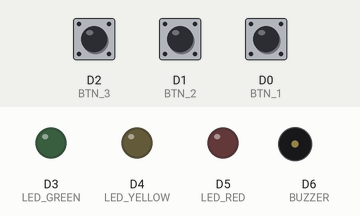
A sketch run on a simulated ESP8266 (NodeMCU). Shown: output pins drawn as LEDs (lit = HIGH), buzzer (waves = sounding). The test bench sets the inputs (shaded band); at power-on: D2 (BTN_3) HIGH, D1 (BTN_2) HIGH, D0 (BTN_1) HIGH.

Above: at 1.5 s.
1.6 s: D2 (BTN_3) pulled LOW for 0.15 s
At 2.1 s:
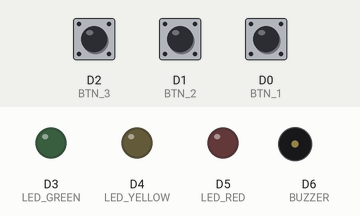
3.3 s: D1 (BTN_2) pulled LOW for 0.15 s
At 4.6 s:
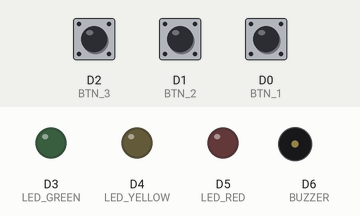
5.0 s: D0 (BTN_1) pulled LOW for 0.15 s
At 5.9 s:
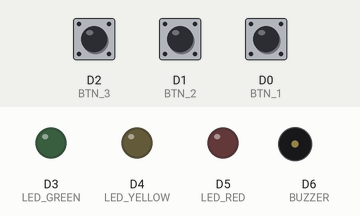
6.7 s: D0 (BTN_1) pulled LOW for 3.2 s
At 8.1 s:
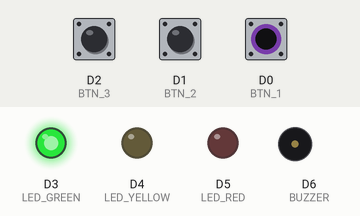
11.4 s: D2 (BTN_3) pulled LOW for 3.2 s
At 12.9 s:
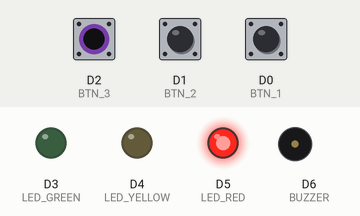
Timing chart, 0 to 16.1 s (numbered marks = the images above; inputs shaded):
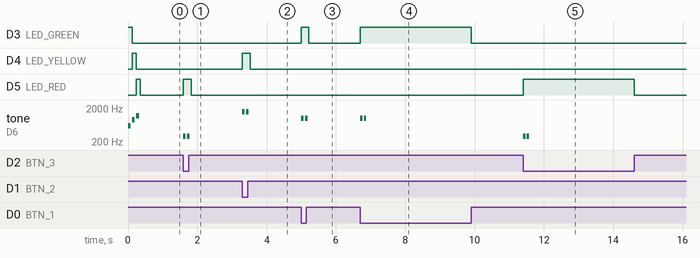

Measured:
- after the input at 1.6 s, D5 (LED_RED): LOW → HIGH at once, → LOW 0.22 s later; tone on D6 (BUZZER): alternates 300 Hz for 0.07 s and silent for 0.04 s, 4 changes in all, then stays silent, starting at once
- after the input at 3.3 s, D4 (LED_YELLOW): LOW → HIGH at once, → LOW 0.22 s later; tone on D6 (BUZZER): alternates 1568 Hz for 0.07 s and silent for 0.04 s, 4 changes in all, then stays silent, starting at once
- after the input at 5.0 s, D3 (LED_GREEN): LOW → HIGH at once, → LOW 0.22 s later; tone on D6 (BUZZER): alternates 988 Hz for 0.07 s and silent for 0.04 s, 4 changes in all, then stays silent, starting at once
- after the input at 6.7 s, D3 (LED_GREEN): LOW → HIGH at once, → LOW 3.2 s later; tone on D6 (BUZZER): alternates 988 Hz for 0.07 s and silent for 0.04 s, 4 changes in all, then stays silent, starting at once
- after the input at 11.4 s, D5 (LED_RED): LOW → HIGH at once, → LOW 3.2 s later; tone on D6 (BUZZER): alternates 300 Hz for 0.07 s and silent for 0.04 s, 4 changes in all, then stays silent, starting at once

The sketch:

keystorm_lights.ino
```cpp
// Keystorm X3 — the firmware

#define BTN_1  D0   // switch 1
#define BTN_2  D1   // switch 2
#define BTN_3  D2   // switch 3

#define LED_GREEN   D3   // GREEN LED
#define LED_YELLOW  D4   // YELLOW LED
#define LED_RED     D5   // RED LED

#define BUZZER  D6

void setup() {
  pinMode(BTN_1, INPUT_PULLUP);
  pinMode(BTN_2, INPUT_PULLUP);
  pinMode(BTN_3, INPUT_PULLUP);

  pinMode(LED_GREEN, OUTPUT);
  pinMode(LED_YELLOW, OUTPUT);
  pinMode(LED_RED, OUTPUT);

  pinMode(BUZZER, OUTPUT);

  // when the board starts
  int leds[]  = { LED_GREEN, LED_YELLOW, LED_RED };
  int notes[] = { 600, 900, 1200 };
  for (int i = 0; i < 3; i++) {
    digitalWrite(leds[i], HIGH);
    tone(BUZZER, notes[i], 80);
    delay(120);
    digitalWrite(leds[i], LOW);
  }
}

// beep function
void chirp(int freq, int beeps) {
  for (int i = 0; i < beeps; i++) {
    tone(BUZZER, freq, 70);
    delay(110);
  }
}

void loop() {
  if (digitalRead(BTN_1) == LOW) {
    digitalWrite(LED_GREEN, HIGH);
    chirp(988, 2);
    while (digitalRead(BTN_1) == LOW);
    digitalWrite(LED_GREEN, LOW);
    delay(20);
  }

  if (digitalRead(BTN_2) == LOW) {
    digitalWrite(LED_YELLOW, HIGH);
    chirp(1568, 2);
    while (digitalRead(BTN_2) == LOW);
    digitalWrite(LED_YELLOW, LOW);
    delay(20);
  }

  if (digitalRead(BTN_3) == LOW) {
    digitalWrite(LED_RED, HIGH);
    chirp(300, 2);
    while (digitalRead(BTN_3) == LOW);
    digitalWrite(LED_RED, LOW);
    delay(20);
  }
}
```
